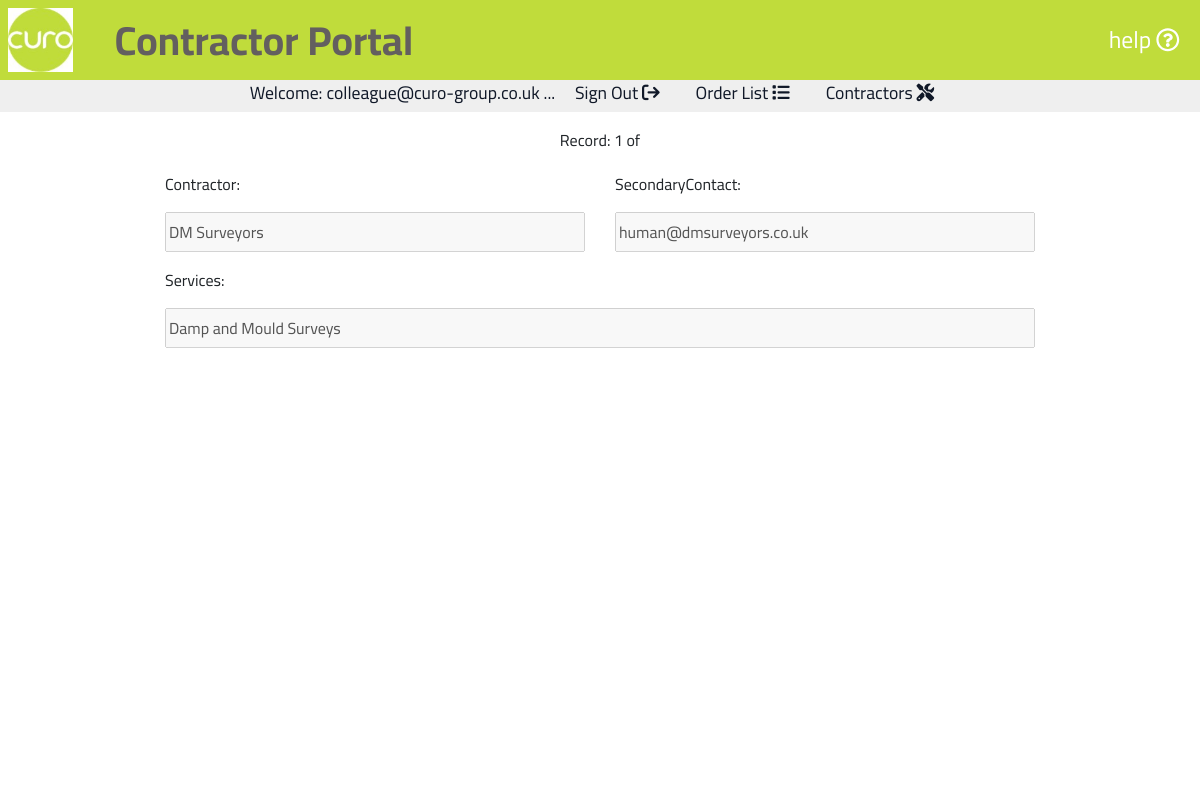
The page /contractors001/selectContractor/DM Surveyors (signed in) on the database its author committed.
### portal001/models.py (models this page shows, shortened)
class Contractors(models.Model):
    class Meta:
        verbose_name_plural = 'Contractors'
    contractor = models.CharField(max_length=254, null=False, primary_key=True)
    secondaryContact = models.EmailField(max_length=254, unique=True)
    services = models.CharField(max_length=9999, null=True, blank=True)

### contractors001/views.py (the view)
# urls.py: path('selectContractor/<contractor>',
def selectContractor(request, contractor):
    contractors = Contractors.objects.all()
    this_contractor = Contractors.objects.get(contractor=contractor)
    contractor_list_length = contractors.filter(contractor=contractor).count()
    form = ContractorForm(instance=this_contractor)
    contractors = Contractors.objects.all()
    context = {
        'contractor': contractor,
        'form': form,
        'contractor_list_length': contractor_list_length,
        'contractors': contractors,
    }
    return render(request, 'curo/contractordetail.html', context)

### contractors001/forms.py
class ContractorForm(forms.ModelForm):
    class Meta:
        model = Contractors
        fields = ('contractor', 'secondaryContact',
                  'services',)
    def __init__(self, *args, **kwargs):
        super().__init__(*args, **kwargs)
        placeholders = {
            'contractor': 'Contractor',
            'secondaryContact': 'Secondary Contact',
            'services': 'Services',
        }

### contractors001/templates/curo/contractordetail.html (shortened to what this page needs)
{% extends "basemodule001.html" %}
{% load static %}
{% block content %}
    {% if user.is_authenticated %}
        <section id="textsection">
            {% if user.is_authenticated %}
                <p class="mt-3">Record: 1 of {{ order_list_length }}</p>
                <form action="{% url 'updateContractor' %}?contractor={{ contractor }}"  method="POST" class="orderform ml-auto mr-auto">
                    <div class="row">
                        <div class="col-lg-6">
                            {{ form.contractor.label_tag }}
                            {{ form.contractor }}
                        </div>
                        <div class="col-lg-6">
                            <div class="row">
                                <div class="col pl-0">
                                    {{ form.secondaryContact.label_tag }}
                                </div>
                                <div class="col-auto pr-0">
                                </div>
                            </div>
                            {{ form.secondaryContact }}
                        </div>
                        <div class="col-lg-12">
                            <div class="row">
                                <div class="col pl-0">
                                    {{ form.services.label_tag }}
                                </div>
                                <div class="col-auto pr-0">
                                </div>
                            </div>
                            {{ form.services }}
                            <div class="col-lg-12">
                            </div>
                        </div>
                    </div>
                </form>
            {% endif %}
        </section>
    {% endif %}
{% endblock %}

### templates/includes/templates/topper.html (shortened to what this page needs)
<div id="topper" class="d-block align-vertically align-horizontally">
    {% if user.is_authenticated %}
    <p class="d-none d-lg-block paramedium ml-auto mr-auto">Welcome: <span id="user-name">{{ user.username }}</span> ...
        <a class="mr-3 ml-3" href="{% url 'account_logout' %}"> Sign Out <i class="fa-solid fa-arrow-right-from-bracket"></i></a>
        <a class="mr-3 ml-3" href="{% url 'curo' %}"> Order List <i class="fa-solid fa-list"></i></a>
        <a class="mr-3 ml-3" href="{% url 'curoContractors' %}"> Contractors <i class="fa-solid fa-screwdriver-wrench"></i></a>
    </p>
    {% else %}
    <p class="paramedium">Welcome: Please sign in to continue ...
        <a class="mr-3 ml-3" href ="{% url 'account_login' %}"> Sign In <i class="fa-solid fa-arrow-right-to-bracket"></i></a>
    </p>
    {% endif %}
</div>

### static/css/stylescuro.css (style rules this page uses)
body, html { padding: 0; margin: 0; }
.align-vertically { display: flex; align-items: center; justify-content: center; }
a { background-color: transparent; color: #ffffff; }
label { margin: 0; }
.row { margin-right: 0; margin-left: 0; }
#textsection, #certsection { background-color: #ffffff; font-family: 'Cairo', sans-serif; text-align: center; min-height: 82.5vh; }
#topper, #topper a { background-color: #EFEFEF; color: #101828; height: 4vh; text-align: center; font-family: 'Cairo', sans-serif; }
#textsection p { padding: 0 2.5vh 2.5vh; margin: 0; }
.orderform, .neworder { width: 75vw; }
.orderform label, .orderform input, .orderform textarea, .neworder label, .neworder input, .neworder textarea, .neworder select, .orderform select { display:block; margin-left: auto; width: 100%; }
#textsection .orderform label, #textsection .neworder label { text-align: left !important; }
.orderform input, .orderform select { margin-bottom: 2vh !important; }

### rows shown on the page
Contractors: contractor "DM Surveyors", secondaryContact "human@dmsurveyors.co.uk", services "Damp and Mould Surveys"

### other values the page prints
{{ user.username }} "colleague@curo-group.co.uk"
